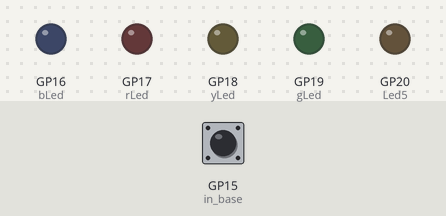
The program below on a simulated Raspberry Pi Pico running MicroPython. On the bench: output pins drawn as LEDs (lit = HIGH). The test bench sets the inputs (shaded band); at power-on: GP15 (in_base) LOW.

Above: at 1.2 s.
1.3 s: GP15 (in_base) pulsed HIGH 5 times (0.12 s each, 0.3 s apart)
At 3.4 s:
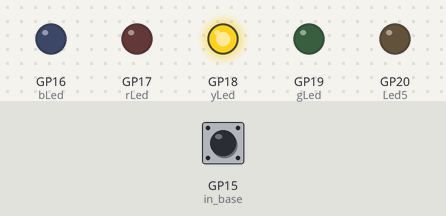
4.3 s: GP15 (in_base) pulled HIGH for 0.15 s
At 4.8 s:
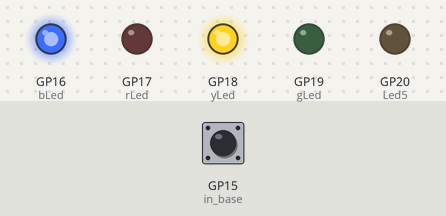
5.9 s: GP15 (in_base) pulled HIGH for 1 s
At 7.2 s:
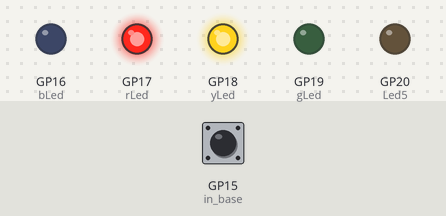
8.4 s: GP15 (in_base) pulled HIGH for 0.15 s
At 9.1 s:
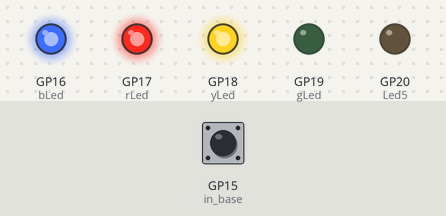
10.0 s: GP15 (in_base) pulled HIGH for 3.2 s
At 10.3 s:
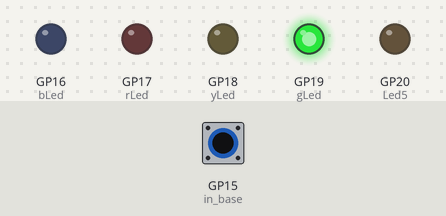
14.7 s: GP15 (in_base) pulled HIGH for 0.15 s
At 15.1 s:
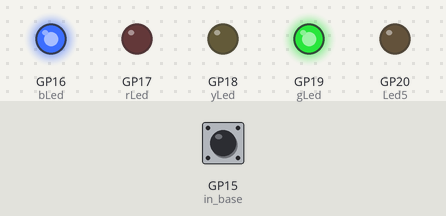
Timing chart, 0 to 17.3 s (numbered marks = the images above; inputs shaded):
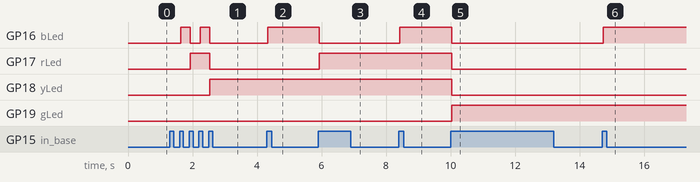

Measured:
- after the input at 1.3 s, GP16 (bLed): alternates HIGH for 0.30 s and LOW for 0.30 s, 4 changes in all, then stays LOW, starting after 0.33 s; GP17 (rLed): LOW → HIGH after 0.63 s, → LOW 0.60 s later; GP18 (yLed): LOW → HIGH after 1.2 s
- after the input at 4.3 s, GP16 (bLed): LOW → HIGH at once
- after the input at 5.9 s, GP16 (bLed): HIGH → LOW at once; GP17 (rLed): LOW → HIGH at once
- after the input at 8.4 s, GP16 (bLed): LOW → HIGH at once
- after the input at 10.0 s, GP16 (bLed), GP17 (rLed), GP18 (yLed): HIGH → LOW at once; GP19 (gLed): LOW → HIGH at once
- after the input at 14.7 s, GP16 (bLed): LOW → HIGH at once

The program:

PW_90_StateMachine_looping_Shifting.py
```python
'''
lesson 90 state machine timing, looping, shifting
10 million operations per second
first program is supposed to blink, I can get it switch only by adjusting he number of operations per second

use the in_, nop(), and instructions on the Raspberry Pi Pico W using micropython and the PIO state machines.
how to use nop() to control timing on the state machine, and  how to do some simple multiplication by shifting.  how to do  a crude for loop using the jmp() command.
step by step how to easily exchange data between the PIO state machine and the main python core processor.

https://micropython-docs.readthedocs.io/en/latest/library/rp2.html
'''
## work with wrap and wrap target,  also inter(x)
# import rp2
# import time
# from machine import Pin
# @rp2.asm_pio(out_init=(rp2.PIO.OUT_LOW,)*5, out_shiftdir=rp2.PIO.SHIFT_RIGHT) ## deorat
# ## initializing all the leds to zero
# def pioProg():
#     wrap_target()

#     set(x,0b11111)  [11]
#     mov(pins,x)     [10]
#     # nop()           [31]
#     # nop()       [31]
#     # nop()       [31]
#     # nop()       [31]
#     # nop()       [31]
#     # nop()       [31]
#     # nop()       [31]
#     # nop()       [31]
#     # nop()       [31]
#     # nop()       [31]
#     # nop()       [31]
#     # nop()       [31]
#     # nop()       [31]


#     set(x,0b01010)[31]
#     mov(pins,invert(x))[31]
#     # mov(pins,x)[31]
#     nop()       [31]
#     nop()       [31]
#     nop()       [31]
#     nop()       [31]
#     nop()       [31]
#     nop()       [31]
#     nop()       [31]
#     nop()       [31]
#     nop()       [31]
#     nop()       [31]

#     nop()       [31]
#     nop()       [31]


#     wrap()
# sm0=rp2.StateMachine(1,pioProg,freq=2000,out_base=Pin(16)) ## instantite thestate machine
# sm0.active(1)

############ multiplying with the in_(y,value)
# import rp2
# import time
# from machine import Pin
# @rp2.asm_pio(out_init=(rp2.PIO.OUT_LOW,)*5, out_shiftdir=rp2.PIO.SHIFT_RIGHT)
# def pioProg():
#     wrap_target()
#     pull()
#     set(y,0b00000)  ## by changing this I change what is added to y after the in_ function shifts tot he right the inputted value.
#     mov(x,osr)
#     mov(isr,x)
#     in_(y,1)          ##      in_ is a special command just for the ISR to pull in a vlue to ISR, pulling in one bit, the least siginificant
#     ## if going to pull the least siginifiicant bit into the isr, we will have to have something in the ISR
#     ## it shifts to the left one bit which essentially doubles the number
#     mov(pins,isr)
#     push()
#     wrap()
# sm0=rp2.StateMachine(0,pioProg,freq=1950,out_base=Pin(16)) ## instantite thestate machine
# sm0.active(1)
# try:
#     while True:
#         pass
#         x =int(input('enter a number'))
#         sm0.put(x)
#         print('')
#         print('your number is: ',x)
#         sm0_TX=sm0.tx_fifo()
#         sm0_RX=sm0.rx_fifo()
#         print(sm0_TX,sm0_RX)
#         G =sm0.get()
#         print('')
#         print('your doubled number is:', G)
#         sm0_TX=sm0.tx_fifo()
#         sm0_RX=sm0.rx_fifo()
#         print(sm0_TX,sm0_RX)


# except KeyboardInterrupt:
#     print('all done')
############# this count downs by one
# import rp2
# import time
# from machine import Pin
# @rp2.asm_pio(out_init=(rp2.PIO.OUT_LOW,)*6, out_shiftdir=rp2.PIO.SHIFT_RIGHT)
# def pioProg():
#     wrap_target()
#     set(x,0b111111)
#     label('bitLoop')
#     mov(pins,x)
#     nop() [31]
#     nop() [31]
#     nop() [31]
#     nop() [31]
#     nop() [31]
#     nop() [31]
#     nop() [31]
#     nop() [31]
#     nop() [31]
#     nop() [31]
#     nop() [31]
#     nop() [31]
#     jmp(x_dec ,'bitLoop')[31]
#     wrap()
# sm0=rp2.StateMachine(0,pioProg,freq=1950,out_base=Pin(16)) ## instantite thestate machine
# sm0.active(1)
# try:
#     while True:
#         x =int(input('enter a number'))
#         sm0.put(x)
#         print('your number is: ',x)
#         G =sm0.get()
#         print('your doubled number is:', G)
# except KeyboardInterrupt:
#     print('all done')


    ########## source     https://docs.micropython.org/en/latest/rp2/quickref.html
# from machine import Pin
# import rp2
# @rp2.asm_pio(set_init=rp2.PIO.OUT_LOW)
# def blink_1hz():
#     # Cycles: 1 + 7 + 32 * (30 + 1) = 1000
#     set(pins, 1)
#     set(x, 31)                  [6]
#     label("delay_high")
#     nop()                       [29]
#     jmp(x_dec, "delay_high")

#     # Cycles: 1 + 7 + 32 * (30 + 1) = 1000
#     set(pins, 0)
#     set(x, 31)                  [6]
#     label("delay_low")
#     nop()                       [29]
#     jmp(x_dec, "delay_low")

# # Create and start a StateMachine with blink_1hz, outputting on Pin(25)
# sm = rp2.StateMachine(0, blink_1hz, freq=2000, set_base=Pin(16))
# sm.active(1)

'''
'''
# lesson 91 PW
# https://www.youtube.com/watch?v=ob80LODRleo
'''

import rp2
import time
from machine import Pin
## decorator
@rp2.asm_pio(out_init=(rp2.PIO.OUT_LOW,)*5,out_shiftdir=rp2.PIO.SHIFT_RIGHT)
def pioProg():
    wrap_target()
    set(x,0b010101)
    label('bitloop')
    mov(pins,invert(x))[31]
    nop()[31]		##1
    nop()[31]		## this equals 32 X .5MS which is 16 milliseconds
    nop()[31]
    nop()[31]
    nop()[31]
    nop()[31]		##5
    nop()[31]
    nop()[31]
    nop()[31]
    nop()[31]
    nop()[31]		##10
    nop()       [31]
    nop()       [31]
    nop()       [31]		##13

    set(x,0b101010)
    mov(pins,invert(x))[31]
    nop()[31]		#1
    nop()[31]
    nop()[31]
    nop()[31]
    nop()[31]		##5
    nop()[31]
    nop()[31]
    nop()[31]
    nop()[31]
    nop()[31]		##10
    nop()[31]
    nop()       [31]
    nop()       [31]
    nop()       [31]	##14
    #jmp(x_dec,'bitloop')[31]
    wrap()
sm0=rp2.StateMachine(0,pioProg,freq=2000,out_base=Pin(16))###	if made freq 10million  precision of o.1 micrixseconds
sm0.active(1)
'''
'''
import rp2
import time
from machine import Pin
## decorator
@rp2.asm_pio(out_init=(rp2.PIO.OUT_LOW,)*4,out_shiftdir=rp2.PIO.SHIFT_RIGHT)
def pioProg():
    wrap_target()
    pull()
    mov(x,osr)
    #set(x,0b1111)
    label('bitloop')
    mov(pins,x)[31]
    nop()[31]
    nop()[31]
    nop()[31]
    nop()[31]
    nop()[31]
    nop()[31]
    nop()[31]
    nop()[31]
    nop()[31]
    nop()[31]
    nop()[31]
    nop()[31]
    nop()[31]
    nop()[31]
    nop()[31]
    nop()[31]
    nop()[31]
    nop()[31]
    nop()[31]
    nop()[31]
    nop()       [31]
    nop()       [31]
    nop()       [31]
    nop()       [31]
    jmp(x_dec,'bitloop')[31]
    wrap()
sm0=rp2.StateMachine(0,pioProg,freq=2000,out_base=Pin(16))
sm0.active(1)

while True:
    x=int(input('enter a number:'))
    print('your number is: ',x)
    sm0.put(x)

import sys
import rp2
import time
from machine import Pin
bPin=16
rPin =17
yPin=18
gPin=19
Pin5=20
bLed=Pin(bPin,Pin.OUT)
rLed=Pin(rPin,Pin.OUT)
yLed=Pin(yPin,Pin.OUT)
gLed=Pin(gPin,Pin.OUT)
Led5=Pin(Pin5,Pin.OUT)

'''
# import sys
# import rp2
# import time
# from machine import Pin
# bPin=16
# rPin =17
# yPin=18
# gPin=19
# bLed=Pin(bPin,Pin.OUT)
# rLed=Pin(rPin,Pin.OUT)
# yLed=Pin(yPin,Pin.OUT)
# gLed=Pin(gPin,Pin.OUT)
# @rp2.asm_pio(out_init=(rp2.PIO.OUT_LOW,)*5,out_shiftdir=rp2.PIO.SHIFT_RIGHT)
# def pioProg():

#     wrap_target()
#     set(y,0b0000)
#     pull()
#     mov(x,osr)
#     mov(pins,x)
#     mov(isr,x)
#     in_(y,1)
#     nop()[31]
#     nop()[31]
#     nop()[31]
#     nop()[31]
#     nop()[31]
#     nop()[31]
#     nop()[31]
#     nop()[31]


#     nop()[31]
#     nop()[31]
#     nop()[31]
#     nop()[31]
#     nop()[31]
#     nop()[31]
#     nop()[31]
#     nop()[31]
#     nop()[31]
#     nop()[31]
#     nop()[31]
#     mov(pins,isr)
#     push()
#     wrap()

# sm0=rp2.StateMachine(0,pioProg,freq=2000,out_base=Pin(16))
# sm0.active(1)
# try:
#     while True:
#         x=int(input('Enter Number.'))
#         sm0.put(x)
#         print('your number is:',x)
#         y=sm0.get()
#         print('your number doubled is:',y)
# except KeyboardInterrupt:
#     sm0.active(0)
#     bLed.value(0)
#     rLed.value(0)
#     gLed.value(0)
#     yLed.value(0)
#     print('\nprogram ended')
#     sys.exit()
############# This was a up binary counter using mov(isr,y) and in_(y,0) which I commneted out parts and made a button controlled up counter
import sys
import rp2
import time
from machine import Pin
bPin=16
rPin =17
yPin=18
gPin=19
Pin5=20
bLed=Pin(bPin,Pin.OUT)
rLed=Pin(rPin,Pin.OUT)
yLed=Pin(yPin,Pin.OUT)
gLed=Pin(gPin,Pin.OUT)
Led5=Pin(Pin5,Pin.OUT)
@rp2.asm_pio(out_init=(rp2.PIO.OUT_LOW,)*5,out_shiftdir=rp2.PIO.SHIFT_RIGHT)
def pioProg():
    wrap_target()
    set(x,0b11111)
    label('loop')
    wait(1,pin,0)
    nop()[31]
    nop()[31]
    mov(pins,invert(x))
    # set(y,0b11111)[31] ## y value has to be set inside loop because it is being decremented inside each 'bitLoop'
    # mov(isr,y)
    # in_(y,5)
    # mov(y,isr)
    wait(0,pin,0)
    nop()[31]
    # label('bitLoop')
    # nop()[31]
    # jmp(y_dec,'bitLoop')
    nop()[31]
    jmp(x_dec,'loop')
    wrap()

sm0=rp2.StateMachine(0,pioProg,in_base=Pin(15,Pin.IN,Pin.PULL_DOWN),freq=2000,out_base=Pin(16))
sm0.active(1)
try:
    while True:
        pass
except KeyboardInterrupt:

    bLed.value(0)
    rLed.value(0)
    gLed.value(0)
    yLed.value(0)
    Led5.value(0)
    sm0.active(0)
    print('\nprogram ended')
    sys.exit()
```
